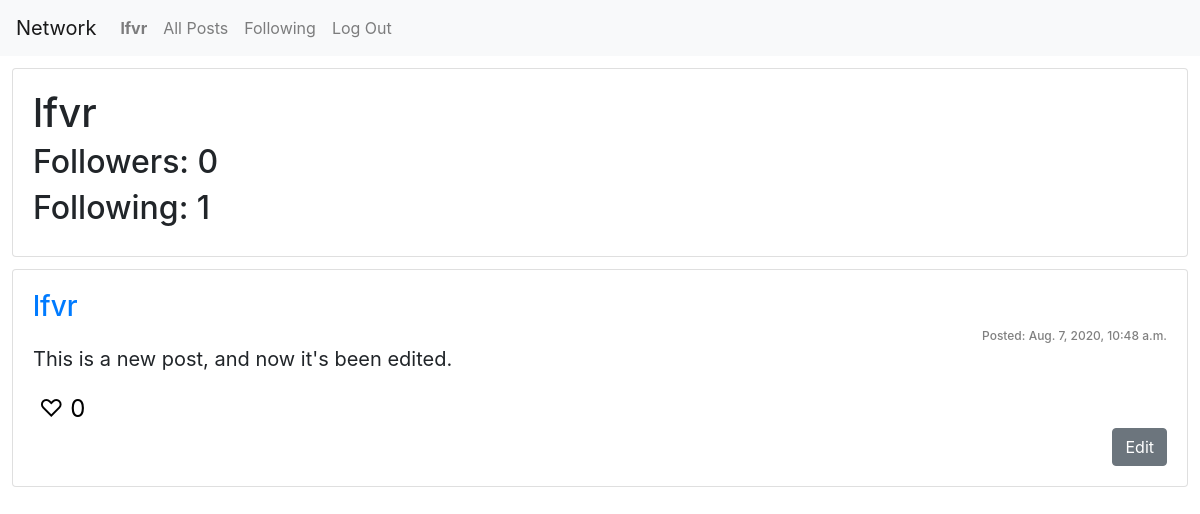
The app's page /profile/lfvr (signed in) with its own data.
### network/models.py (models this page shows, shortened)
class User(AbstractUser):
    following = models.ManyToManyField('User', related_name="followers")

class Message(models.Model):
    user = models.ForeignKey(User, on_delete=models.CASCADE, related_name="messages")
    message = models.CharField(max_length=280)
    created = models.DateTimeField(auto_now_add=True)
    last_edited = models.DateTimeField(auto_now=True)
    likes = models.IntegerField(default=0)
    likers = models.ManyToManyField('User', related_name = "liked_posts")
    class Meta:
        ordering = ['-created']

### network/views.py (the view, shortened to what this page needs)
# urls.py: path("profile/<str:name>", views.profile, name="profile"),
def profile(request, name, page_number=1):
    curr_user = request.user
    user = User.objects.get(username=name)
    messages = Message.objects.filter(user=user)
    following_count = user.following.count()
    followers_count = user.followers.count()
    is_curr_user = (curr_user == user)
    is_following = User.objects.filter(username=curr_user.username, following__username=user).exists()
    num_pages = 0
    page_range = range(0)
    curr_page = 0
    previous = 0
    next = 0
    if request.user.pk is not None:
        liked_msgs = Message.objects.all().filter(likers=request.user)
    else:
        liked_msgs = Message.objects.none()
    return render(request, "network/profile.html", {
        "is_curr_user": is_curr_user,
        "profile": user,
        "messages": messages,
        "following": following_count,
        "followers": followers_count,
        "is_following": is_following,
        "num_pages": num_pages,
        "page_range": page_range,
        "curr_page": curr_page,
        "previous": previous,
        "next": next,
        "liked_msgs": liked_msgs
    })

### network/templates/network/profile.html (shortened to what this page needs)
{% extends 'network/posts_template.html' %}
{% block head %}
{% load static %}
{% endblock %}
{% block followers %}
<div class="card">
    <div class="card-body">
        <div class="card-title">
            <h1 id="username">{{ profile.username }}</h1>
        </div>
        <div class="card-subtitle">
            <h2>Followers: <span id="followers">{{ followers }}</span></h2>
            <h2>Following: {{ following }}</h2>
        </div>
    </div>
</div>
{% endblock %}

### network/templates/network/posts_template.html (shortened to what this page needs)
{% extends "network/layout.html" %}
{% block script %}
{% load static %}
{% endblock %}
{% block body %}
    {% block followers %}{% endblock %}
    <nav aria-label="Post navigation">
    {% for message in messages %}
    <div class="card">
        <div class="card-body">
            <h3 class="card-title"><a href="{% url 'profile' name=message.user %}">{{ message.user }}</a></h3>
            <h4 class="card-subtitle">Posted: {{ message.created }}</h4>
            <div class="message" id="message-{{ message.pk }}">
                <p>{{ message.message }}</p>
            </div>
            <div class="likes" id="likes-{{ message.pk }}">
                <button class="{% if message in liked_msgs %}liked{% else %}not-liked{% endif %}" onclick="like({{ message.pk }})">
                    {% if message in liked_msgs %}❤️{% else %}♡{% endif %} {{ message.likes }}
                </button>
            </div>
            {% if user.is_authenticated %}
            {% if user.get_username == message.user.username %}
            <div class="edit text-right">
                <button class="btn btn-secondary edit-button" id="edit-button-{{ message.pk }}" onclick="edit({{ message.pk }})">Edit</button>
            </div>
            {% endif %}
            {% endif %}
        </div>
    </div>
    {% empty %}
    No messages yet!
    {% endfor %}
    </nav>
{% endblock %}

### network/templates/network/layout.html (shortened to what this page needs)
{% load static %}
<!DOCTYPE html>
<html lang="en">
    <head>
        <link rel="stylesheet" href="https://stackpath.bootstrapcdn.com/bootstrap/4.4.1/css/bootstrap.min.css">
        <link href="{% static 'network/styles.css' %}" rel="stylesheet">
    </head>
    <body>
        <nav class="navbar navbar-expand-lg navbar-light bg-light">
            <a class="navbar-brand" href="#">Network</a>
            <div>
              <ul class="navbar-nav mr-auto">
                {% if user.is_authenticated %}
                    <li class="nav-item">
                        <a class="nav-link" href="#"><strong>{{ user.username }}</strong></a>
                    </li>
                {% endif %}
                <li class="nav-item">
                  <a class="nav-link" href="{% url 'index' %}">All Posts</a>
                </li>
                {% if user.is_authenticated %}
                    <li class="nav-item">
                        <a class="nav-link" href="{% url 'following' %}">Following</a>
                    </li>
                    <li class="nav-item">
                        <a class="nav-link" href="{% url 'logout' %}">Log Out</a>
                    </li>
                {% endif %}
              </ul>
            </div>
          </nav>
        <div class="body">
            {% block body %}
            {% endblock %}
        </div>
    </body>
</html>

### network/static/network/styles.css (style rules this page uses)
.card { margin: 1%; }
.not-liked { border: none; background-color: inherit; font-size: 24px; cursor: pointer; display: inline-block; }
h4 { color: grey; font-size: 0.75rem; text-align: right; }
p { font-size: 1.25rem; }

### records on screen
User: username "lfvr"
Message: user "lfvr", created "Aug. 7, 2020, 10:48 a.m.", message "This is a new post, and now it's been edited.", likes "0"

### other values on screen
{{ followers }} "0"
{{ following }} "1"
